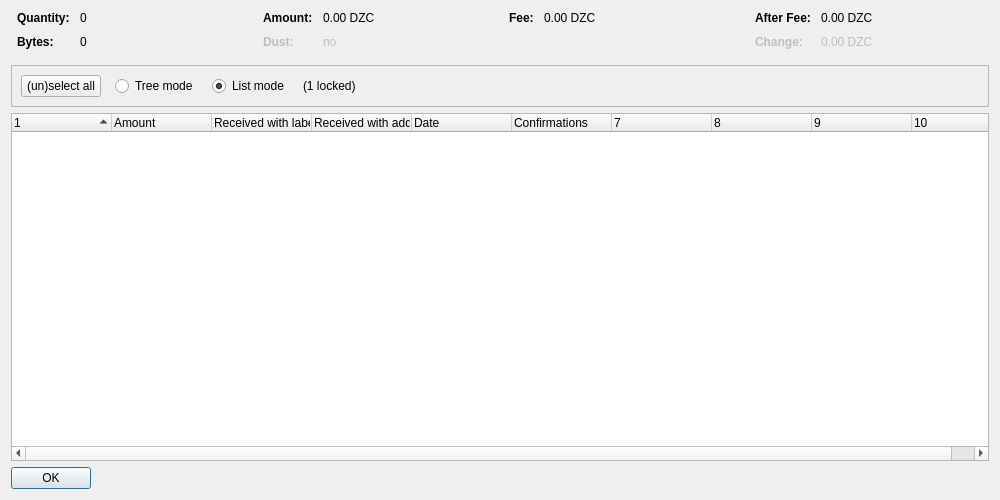
<?xml version="1.0" encoding="UTF-8"?>
<ui version="4.0">
 <class>CoinControlDialog</class>
 <widget class="QDialog" name="CoinControlDialog">
  <property name="geometry">
   <rect>
    <x>0</x>
    <y>0</y>
    <width>1000</width>
    <height>500</height>
   </rect>
  </property>
  <property name="windowTitle">
   <string>Coin Selection</string>
  </property>
  <layout class="QVBoxLayout" name="verticalLayout">
   <item>
    <layout class="QHBoxLayout" name="horizontalLayoutTop" stretch="0,0,0,0">
     <property name="topMargin">
      <number>0</number>
     </property>
     <property name="bottomMargin">
      <number>10</number>
     </property>
     <item>
      <layout class="QFormLayout" name="formLayoutCoinControl1">
       <property name="horizontalSpacing">
        <number>10</number>
       </property>
       <property name="verticalSpacing">
        <number>10</number>
       </property>
       <property name="leftMargin">
        <number>6</number>
       </property>
       <property name="rightMargin">
        <number>6</number>
       </property>
       <item row="0" column="0">
        <widget class="QLabel" name="labelCoinControlQuantityText">
         <property name="font">
          <font>
           <weight>75</weight>
           <bold>true</bold>
          </font>
         </property>
         <property name="text">
          <string>Quantity:</string>
         </property>
        </widget>
       </item>
       <item row="0" column="1">
        <widget class="QLabel" name="labelCoinControlQuantity">
         <property name="cursor">
          <cursorShape>IBeamCursor</cursorShape>
         </property>
         <property name="contextMenuPolicy">
          <enum>Qt::ActionsContextMenu</enum>
         </property>
         <property name="text">
          <string notr="true">0</string>
         </property>
         <property name="textInteractionFlags">
          <set>Qt::LinksAccessibleByMouse|Qt::TextSelectableByKeyboard|Qt::TextSelectableByMouse</set>
         </property>
        </widget>
       </item>
       <item row="1" column="0">
        <widget class="QLabel" name="labelCoinControlBytesText">
         <property name="font">
          <font>
           <weight>75</weight>
           <bold>true</bold>
          </font>
         </property>
         <property name="text">
          <string>Bytes:</string>
         </property>
        </widget>
       </item>
       <item row="1" column="1">
        <widget class="QLabel" name="labelCoinControlBytes">
         <property name="cursor">
          <cursorShape>IBeamCursor</cursorShape>
         </property>
         <property name="contextMenuPolicy">
          <enum>Qt::ActionsContextMenu</enum>
         </property>
         <property name="text">
          <string notr="true">0</string>
         </property>
         <property name="textInteractionFlags">
          <set>Qt::LinksAccessibleByMouse|Qt::TextSelectableByKeyboard|Qt::TextSelectableByMouse</set>
         </property>
        </widget>
       </item>
      </layout>
     </item>
     <item>
      <layout class="QFormLayout" name="formLayoutCoinControl2">
       <property name="horizontalSpacing">
        <number>10</number>
       </property>
       <property name="verticalSpacing">
        <number>10</number>
       </property>
       <property name="leftMargin">
        <number>6</number>
       </property>
       <property name="rightMargin">
        <number>6</number>
       </property>
       <item row="0" column="0">
        <widget class="QLabel" name="labelCoinControlAmountText">
         <property name="font">
          <font>
           <weight>75</weight>
           <bold>true</bold>
          </font>
         </property>
         <property name="text">
          <string>Amount:</string>
         </property>
        </widget>
       </item>
       <item row="0" column="1">
        <widget class="QLabel" name="labelCoinControlAmount">
         <property name="cursor">
          <cursorShape>IBeamCursor</cursorShape>
         </property>
         <property name="contextMenuPolicy">
          <enum>Qt::ActionsContextMenu</enum>
         </property>
         <property name="text">
          <string notr="true">0.00 DZC</string>
         </property>
         <property name="textInteractionFlags">
          <set>Qt::LinksAccessibleByMouse|Qt::TextSelectableByKeyboard|Qt::TextSelectableByMouse</set>
         </property>
        </widget>
       </item>
       <item row="1" column="0">
        <widget class="QLabel" name="labelCoinControlLowOutputText">
         <property name="enabled">
          <bool>false</bool>
         </property>
         <property name="font">
          <font>
           <weight>75</weight>
           <bold>true</bold>
          </font>
         </property>
         <property name="text">
          <string>Dust:</string>
         </property>
        </widget>
       </item>
       <item row="1" column="1">
        <widget class="QLabel" name="labelCoinControlLowOutput">
         <property name="enabled">
          <bool>false</bool>
         </property>
         <property name="cursor">
          <cursorShape>IBeamCursor</cursorShape>
         </property>
         <property name="contextMenuPolicy">
          <enum>Qt::ActionsContextMenu</enum>
         </property>
         <property name="text">
          <string notr="true">no</string>
         </property>
         <property name="textInteractionFlags">
          <set>Qt::LinksAccessibleByMouse|Qt::TextSelectableByKeyboard|Qt::TextSelectableByMouse</set>
         </property>
        </widget>
       </item>
      </layout>
     </item>
     <item>
      <layout class="QFormLayout" name="formLayoutCoinControl3">
       <property name="horizontalSpacing">
        <number>10</number>
       </property>
       <property name="verticalSpacing">
        <number>10</number>
       </property>
       <property name="leftMargin">
        <number>6</number>
       </property>
       <property name="rightMargin">
        <number>6</number>
       </property>
       <item row="0" column="0">
        <widget class="QLabel" name="labelCoinControlFeeText">
         <property name="font">
          <font>
           <weight>75</weight>
           <bold>true</bold>
          </font>
         </property>
         <property name="text">
          <string>Fee:</string>
         </property>
        </widget>
       </item>
       <item row="0" column="1">
        <widget class="QLabel" name="labelCoinControlFee">
         <property name="cursor">
          <cursorShape>IBeamCursor</cursorShape>
         </property>
         <property name="contextMenuPolicy">
          <enum>Qt::ActionsContextMenu</enum>
         </property>
         <property name="text">
          <string notr="true">0.00 DZC</string>
         </property>
         <property name="textInteractionFlags">
          <set>Qt::LinksAccessibleByMouse|Qt::TextSelectableByKeyboard|Qt::TextSelectableByMouse</set>
         </property>
        </widget>
       </item>
      </layout>
     </item>
     <item>
      <layout class="QFormLayout" name="formLayoutCoinControl4">
       <property name="horizontalSpacing">
        <number>10</number>
       </property>
       <property name="verticalSpacing">
        <number>10</number>
       </property>
       <property name="leftMargin">
        <number>6</number>
       </property>
       <property name="rightMargin">
        <number>6</number>
       </property>
       <item row="0" column="0">
        <widget class="QLabel" name="labelCoinControlAfterFeeText">
         <property name="font">
          <font>
           <weight>75</weight>
           <bold>true</bold>
          </font>
         </property>
         <property name="text">
          <string>After Fee:</string>
         </property>
        </widget>
       </item>
       <item row="0" column="1">
        <widget class="QLabel" name="labelCoinControlAfterFee">
         <property name="cursor">
          <cursorShape>IBeamCursor</cursorShape>
         </property>
         <property name="contextMenuPolicy">
          <enum>Qt::ActionsContextMenu</enum>
         </property>
         <property name="text">
          <string notr="true">0.00 DZC</string>
         </property>
         <property name="textInteractionFlags">
          <set>Qt::LinksAccessibleByMouse|Qt::TextSelectableByKeyboard|Qt::TextSelectableByMouse</set>
         </property>
        </widget>
       </item>
       <item row="1" column="0">
        <widget class="QLabel" name="labelCoinControlChangeText">
         <property name="enabled">
          <bool>false</bool>
         </property>
         <property name="font">
          <font>
           <weight>75</weight>
           <bold>true</bold>
          </font>
         </property>
         <property name="text">
          <string>Change:</string>
         </property>
        </widget>
       </item>
       <item row="1" column="1">
        <widget class="QLabel" name="labelCoinControlChange">
         <property name="enabled">
          <bool>false</bool>
         </property>
         <property name="cursor">
          <cursorShape>IBeamCursor</cursorShape>
         </property>
         <property name="contextMenuPolicy">
          <enum>Qt::ActionsContextMenu</enum>
         </property>
         <property name="text">
          <string notr="true">0.00 DZC</string>
         </property>
         <property name="textInteractionFlags">
          <set>Qt::LinksAccessibleByMouse|Qt::TextSelectableByKeyboard|Qt::TextSelectableByMouse</set>
         </property>
        </widget>
       </item>
      </layout>
     </item>
    </layout>
   </item>
   <item>
    <widget class="QFrame" name="frame">
     <property name="minimumSize">
      <size>
       <width>0</width>
       <height>40</height>
      </size>
     </property>
     <property name="frameShape">
      <enum>QFrame::StyledPanel</enum>
     </property>
     <property name="frameShadow">
      <enum>QFrame::Sunken</enum>
     </property>
     <layout class="QHBoxLayout" name="horizontalLayout">
      <item>
       <layout class="QHBoxLayout" name="horizontalLayoutPanel" stretch="0,0,0,0,0">
        <property name="spacing">
         <number>14</number>
        </property>
        <item>
         <widget class="QPushButton" name="pushButtonSelectAll">
          <property name="sizePolicy">
           <sizepolicy hsizetype="Maximum" vsizetype="Fixed">
            <horstretch>0</horstretch>
            <verstretch>0</verstretch>
           </sizepolicy>
          </property>
          <property name="text">
           <string>(un)select all</string>
          </property>
          <property name="autoDefault">
           <bool>false</bool>
          </property>
         </widget>
        </item>
        <item>
         <widget class="QRadioButton" name="radioTreeMode">
          <property name="sizePolicy">
           <sizepolicy hsizetype="Maximum" vsizetype="Fixed">
            <horstretch>0</horstretch>
            <verstretch>0</verstretch>
           </sizepolicy>
          </property>
          <property name="text">
           <string>Tree mode</string>
          </property>
         </widget>
        </item>
        <item>
         <widget class="QRadioButton" name="radioListMode">
          <property name="sizePolicy">
           <sizepolicy hsizetype="Maximum" vsizetype="Fixed">
            <horstretch>0</horstretch>
            <verstretch>0</verstretch>
           </sizepolicy>
          </property>
          <property name="text">
           <string>List mode</string>
          </property>
          <property name="checked">
           <bool>true</bool>
          </property>
         </widget>
        </item>
        <item>
         <widget class="QLabel" name="labelLocked">
          <property name="text">
           <string notr="true">(1 locked)</string>
          </property>
         </widget>
        </item>
        <item>
         <spacer name="horizontalSpacer">
          <property name="orientation">
           <enum>Qt::Horizontal</enum>
          </property>
          <property name="sizeHint" stdset="0">
           <size>
            <width>40</width>
            <height>20</height>
           </size>
          </property>
         </spacer>
        </item>
       </layout>
      </item>
     </layout>
    </widget>
   </item>
   <item>
    <widget class="CoinControlTreeWidget" name="treeWidget">
     <property name="contextMenuPolicy">
      <enum>Qt::CustomContextMenu</enum>
     </property>
     <property name="sortingEnabled">
      <bool>false</bool>
     </property>
     <property name="columnCount">
      <number>10</number>
     </property>
     <attribute name="headerShowSortIndicator" stdset="0">
      <bool>true</bool>
     </attribute>
     <attribute name="headerStretchLastSection">
      <bool>false</bool>
     </attribute>
     <column>
      <property name="text">
       <string/>
      </property>
     </column>
     <column>
      <property name="text">
       <string>Amount</string>
      </property>
     </column>
     <column>
      <property name="text">
       <string>Received with label</string>
      </property>
     </column>
     <column>
      <property name="text">
       <string>Received with address</string>
      </property>
     </column>
     <column>
      <property name="text">
       <string>Date</string>
      </property>
     </column>
     <column>
      <property name="text">
       <string>Confirmations</string>
      </property>
      <property name="toolTip">
       <string>Confirmed</string>
      </property>
     </column>
     <column>
      <property name="text">
       <string/>
      </property>
     </column>
     <column>
      <property name="text">
       <string/>
      </property>
     </column>
     <column>
      <property name="text">
       <string/>
      </property>
     </column>
     <column>
      <property name="text">
       <string/>
      </property>
     </column>
    </widget>
   </item>
   <item>
    <widget class="QDialogButtonBox" name="buttonBox">
     <property name="sizePolicy">
      <sizepolicy hsizetype="Maximum" vsizetype="Fixed">
       <horstretch>0</horstretch>
       <verstretch>0</verstretch>
      </sizepolicy>
     </property>
     <property name="orientation">
      <enum>Qt::Horizontal</enum>
     </property>
     <property name="standardButtons">
      <set>QDialogButtonBox::Ok</set>
     </property>
    </widget>
   </item>
  </layout>
 </widget>
 <customwidgets>
  <customwidget>
   <class>CoinControlTreeWidget</class>
   <extends>QTreeWidget</extends>
   <header>coincontroltreewidget.h</header>
  </customwidget>
 </customwidgets>
 <resources/>
 <connections/>
</ui>
